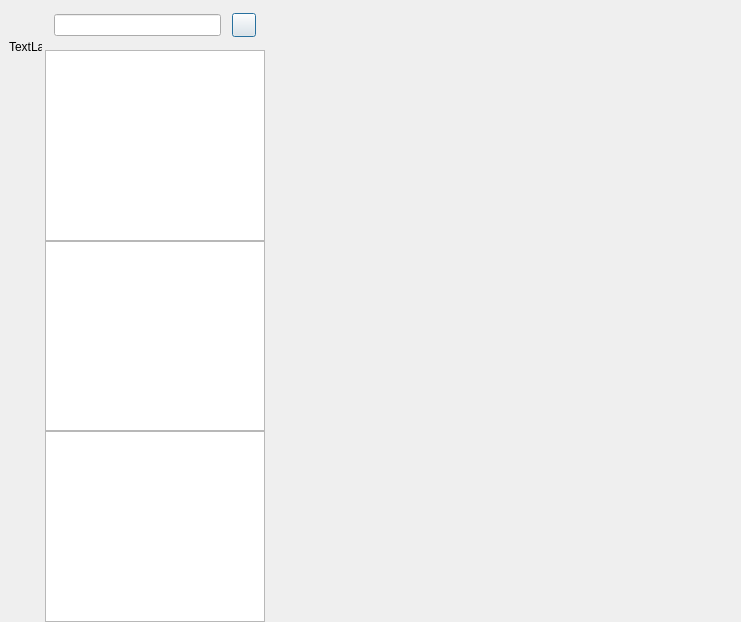
<?xml version="1.0" encoding="UTF-8"?>
<ui version="4.0">
 <class>ChatDialog</class>
 <widget class="QDialog" name="ChatDialog">
  <property name="geometry">
   <rect>
    <x>0</x>
    <y>0</y>
    <width>741</width>
    <height>622</height>
   </rect>
  </property>
  <property name="windowTitle">
   <string>Dialog</string>
  </property>
  <layout class="QHBoxLayout" name="horizontalLayout">
   <property name="spacing">
    <number>0</number>
   </property>
   <property name="leftMargin">
    <number>0</number>
   </property>
   <property name="topMargin">
    <number>0</number>
   </property>
   <property name="rightMargin">
    <number>0</number>
   </property>
   <property name="bottomMargin">
    <number>0</number>
   </property>
   <item>
    <widget class="QWidget" name="side_bar" native="true">
     <property name="sizePolicy">
      <sizepolicy hsizetype="Fixed" vsizetype="Expanding">
       <horstretch>0</horstretch>
       <verstretch>0</verstretch>
      </sizepolicy>
     </property>
     <property name="minimumSize">
      <size>
       <width>45</width>
       <height>0</height>
      </size>
     </property>
     <property name="maximumSize">
      <size>
       <width>45</width>
       <height>16777215</height>
      </size>
     </property>
     <layout class="QVBoxLayout" name="verticalLayout">
      <property name="spacing">
       <number>7</number>
      </property>
      <property name="topMargin">
       <number>30</number>
      </property>
      <property name="rightMargin">
       <number>0</number>
      </property>
      <property name="bottomMargin">
       <number>0</number>
      </property>
      <item>
       <widget class="QWidget" name="widget" native="true">
        <layout class="QVBoxLayout" name="verticalLayout_3">
         <property name="spacing">
          <number>30</number>
         </property>
         <property name="leftMargin">
          <number>0</number>
         </property>
         <property name="topMargin">
          <number>0</number>
         </property>
         <property name="rightMargin">
          <number>0</number>
         </property>
         <property name="bottomMargin">
          <number>0</number>
         </property>
         <item>
          <widget class="QLabel" name="side_head_label">
           <property name="minimumSize">
            <size>
             <width>33</width>
             <height>33</height>
            </size>
           </property>
           <property name="maximumSize">
            <size>
             <width>33</width>
             <height>33</height>
            </size>
           </property>
           <property name="text">
            <string>TextLabel</string>
           </property>
          </widget>
         </item>
         <item>
          <widget class="StateWidget" name="side_chat_label" native="true">
           <property name="minimumSize">
            <size>
             <width>25</width>
             <height>25</height>
            </size>
           </property>
           <property name="maximumSize">
            <size>
             <width>25</width>
             <height>25</height>
            </size>
           </property>
          </widget>
         </item>
         <item>
          <widget class="StateWidget" name="side_contact_label" native="true">
           <property name="minimumSize">
            <size>
             <width>30</width>
             <height>30</height>
            </size>
           </property>
           <property name="maximumSize">
            <size>
             <width>30</width>
             <height>30</height>
            </size>
           </property>
          </widget>
         </item>
        </layout>
       </widget>
      </item>
      <item>
       <spacer name="verticalSpacer">
        <property name="orientation">
         <enum>Qt::Vertical</enum>
        </property>
        <property name="sizeHint" stdset="0">
         <size>
          <width>20</width>
          <height>40</height>
         </size>
        </property>
       </spacer>
      </item>
     </layout>
    </widget>
   </item>
   <item>
    <widget class="QWidget" name="chat_user_wd" native="true">
     <property name="maximumSize">
      <size>
       <width>220</width>
       <height>16777215</height>
      </size>
     </property>
     <layout class="QVBoxLayout" name="verticalLayout_2">
      <property name="spacing">
       <number>0</number>
      </property>
      <property name="leftMargin">
       <number>0</number>
      </property>
      <property name="topMargin">
       <number>0</number>
      </property>
      <property name="rightMargin">
       <number>0</number>
      </property>
      <property name="bottomMargin">
       <number>0</number>
      </property>
      <item>
       <widget class="QWidget" name="search_wid" native="true">
        <property name="minimumSize">
         <size>
          <width>0</width>
          <height>50</height>
         </size>
        </property>
        <layout class="QHBoxLayout" name="horizontalLayout_2">
         <item>
          <widget class="CustomizeEdit" name="search_edit"/>
         </item>
         <item>
          <spacer name="horizontalSpacer">
           <property name="orientation">
            <enum>Qt::Horizontal</enum>
           </property>
           <property name="sizeType">
            <enum>QSizePolicy::Fixed</enum>
           </property>
           <property name="sizeHint" stdset="0">
            <size>
             <width>5</width>
             <height>20</height>
            </size>
           </property>
          </spacer>
         </item>
         <item>
          <widget class="ClickedBtn" name="add_btn">
           <property name="minimumSize">
            <size>
             <width>24</width>
             <height>24</height>
            </size>
           </property>
           <property name="maximumSize">
            <size>
             <width>24</width>
             <height>24</height>
            </size>
           </property>
           <property name="text">
            <string/>
           </property>
          </widget>
         </item>
        </layout>
       </widget>
      </item>
      <item>
       <widget class="ChatUserList" name="chat_user_list"/>
      </item>
      <item>
       <widget class="SearchList" name="search_list"/>
      </item>
      <item>
       <widget class="ContactUserList" name="con_user_list"/>
      </item>
     </layout>
    </widget>
   </item>
   <item>
    <widget class="QStackedWidget" name="stackedWidget">
     <widget class="ChatPage" name="chat_page"/>
     <widget class="QWidget" name="friend_apply_page"/>
    </widget>
   </item>
  </layout>
 </widget>
 <customwidgets>
  <customwidget>
   <class>ClickedBtn</class>
   <extends>QPushButton</extends>
   <header location="global">clickedbtn.h</header>
  </customwidget>
  <customwidget>
   <class>CustomizeEdit</class>
   <extends>QLineEdit</extends>
   <header location="global">customizeedit.h</header>
  </customwidget>
  <customwidget>
   <class>ChatUserList</class>
   <extends>QListView</extends>
   <header location="global">chatuserlist.h</header>
  </customwidget>
  <customwidget>
   <class>ChatPage</class>
   <extends>QWidget</extends>
   <header>chatpage.h</header>
   <container>1</container>
  </customwidget>
  <customwidget>
   <class>StateWidget</class>
   <extends>QWidget</extends>
   <header location="global">statewidget.h</header>
   <container>1</container>
  </customwidget>
  <customwidget>
   <class>SearchList</class>
   <extends>QListView</extends>
   <header>searchlist.h</header>
  </customwidget>
  <customwidget>
   <class>ContactUserList</class>
   <extends>QListView</extends>
   <header location="global">contactuserlist.h</header>
  </customwidget>
 </customwidgets>
 <resources/>
 <connections/>
</ui>
